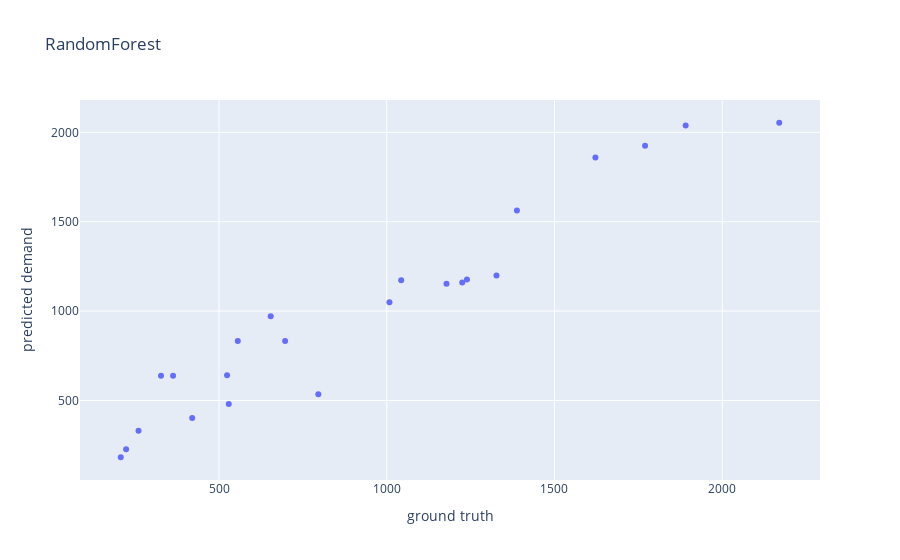

Source (notebook cell):
### Code cell
import plotly.express as px

fig = px.scatter(df, y_test, y_pred, labels={'x':'ground truth', 
                          'y': 'predicted demand'},title="Random Forest")
fig.show()

### Figure 1 — Plotly figure (JSON) as saved in the notebook; plotly's stock layout.template omitted (floating-point values rounded to 4 significant figures)
{"data": [{"hoverlabel": {"namelength": 0}, "hovertemplate": "ground truth=%{x}<br>predicted demand=%{y}", "legendgroup": "", "marker": {"color": "#636efa", "symbol": "circle"}, "mode": "markers", "name": "", "showlegend": false, "type": "scatter", "x": [260, 327, 1891, 654, 796, 529, 1008, 223, 1225, 1043, 697, 1178, 1770, 420, 363, 524, 2170, 1622, 207, 1239, 556, 1327, 1388], "xaxis": "x", "y": [330.6, 638.7, 2039.0, 971.3, 535.1, 480.7, 1050.0, 226.5, 1159.0, 1172.0, 832.1, 1152.0, 1925.0, 401.4, 638.7, 641.5, 2054.0, 1859, 182.2, 1177.0, 832.3, 1199.0, 1562.0], "yaxis": "y"}], "layout": {"legend": {"tracegroupgap": 0}, "title": {"text": "RandomForest"}, "xaxis": {"anchor": "y", "domain": [0, 1], "title": {"text": "ground truth"}}, "yaxis": {"anchor": "x", "domain": [0, 1], "title": {"text": "predicted demand"}}}}
